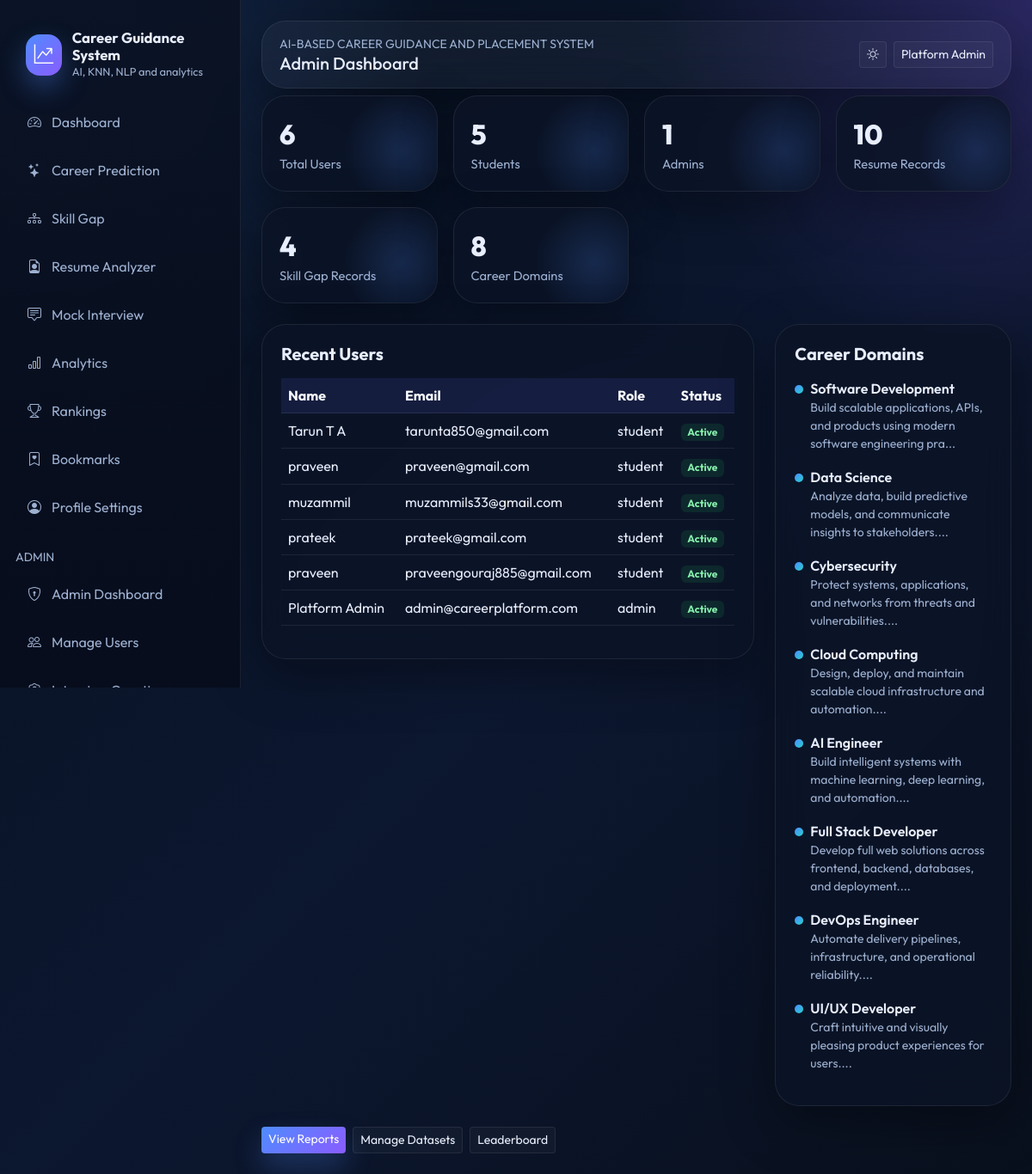
The page /admin/dashboard (signed in) on the database its author committed.
### models/db_models.py (models this page shows, shortened)
class TimestampMixin:
    created_at = db.Column(db.DateTime, default=datetime.utcnow, nullable=False)
    updated_at = db.Column(db.DateTime, default=datetime.utcnow, onupdate=datetime.utcnow, nullable=False)

class User(UserMixin, TimestampMixin, db.Model):
    __tablename__ = "users"
    id = db.Column(db.Integer, primary_key=True)
    full_name = db.Column(db.String(120), nullable=False)
    email = db.Column(db.String(150), unique=True, nullable=False, index=True)
    password_hash = db.Column(db.String(255), nullable=False)
    role = db.Column(db.String(20), default="student", nullable=False)
    college = db.Column(db.String(150))
    course = db.Column(db.String(120))
    year = db.Column(db.String(20))
    bio = db.Column(db.Text)
    photo = db.Column(db.String(255), default="default-avatar.svg")
    skills_json = db.Column(db.Text)
    is_active = db.Column(db.Boolean, default=True, nullable=False)
    last_login = db.Column(db.DateTime)
    career_predictions = db.relationship("CareerPrediction", backref="user", lazy=True, cascade="all, delete-orphan")
    resumes = db.relationship("Resume", backref="user", lazy=True, cascade="all, delete-orphan")
    interviews = db.relationship("InterviewResult", backref="user", lazy=True, cascade="all, delete-orphan")
    gaps = db.relationship("SkillGapAnalysis", backref="user", lazy=True, cascade="all, delete-orphan")
    bookmarks = db.relationship("CareerBookmark", backref="user", lazy=True, cascade="all, delete-orphan")

class CareerDomain(TimestampMixin, db.Model):
    __tablename__ = "career_domains"
    id = db.Column(db.Integer, primary_key=True)
    name = db.Column(db.String(120), unique=True, nullable=False)
    description = db.Column(db.Text, nullable=False)
    required_skills_json = db.Column(db.Text, nullable=False)
    courses_json = db.Column(db.Text, nullable=False)
    roadmap_json = db.Column(db.Text, nullable=False)

### routes/admin.py (the view)
@admin_bp.route("/dashboard")
@admin_required
def dashboard():
    users = User.query.count()
    students = User.query.filter_by(role="student").count()
    admins = User.query.filter_by(role="admin").count()
    predictions = CareerPrediction.query.count()
    resumes = Resume.query.count()
    interviews = InterviewResult.query.count()
    recent_users = User.query.order_by(User.created_at.desc()).limit(6).all()
    domains = CareerDomain.query.all()
    return render_template(
        "admin/dashboard.html",
        metrics={
            "users": users,
            "students": students,
            "admins": admins,
            "predictions": predictions,
            "resumes": resumes,
            "interviews": interviews,
            "domains": len(domains),
        },
        recent_users=recent_users,
        domains=domains,
    )

### app.py (called while the page is built)
@login_manager.user_loader
def load_user(user_id):
    return User.query.get(int(user_id))

### routes/admin.py (called while the page is built)
def admin_required(view_function):
    @wraps(view_function)
    @login_required
    def wrapper(*args, **kwargs):
        if current_user.role != "admin":
            flash("Administrator access required.", "danger")
            return redirect(url_for("student.dashboard"))
        return view_function(*args, **kwargs)
    return wrapper

### templates/admin/dashboard.html (shortened to what this page needs)
{% extends "base.html" %}
{% block page_title %}Admin Dashboard{% endblock %}
{% block content %}
<div class="container-fluid px-0">
  <div class="stats-grid mb-4">
    <div class="stat-card"><div class="stat-value">{{ metrics.users }}</div><div class="stat-label">Total Users</div></div>
    <div class="stat-card"><div class="stat-value">{{ metrics.students }}</div><div class="stat-label">Students</div></div>
    <div class="stat-card"><div class="stat-value">{{ metrics.admins }}</div><div class="stat-label">Admins</div></div>
    <div class="stat-card"><div class="stat-value">{{ metrics.resumes }}</div><div class="stat-label">Resume Records</div></div>
    <div class="stat-card"><div class="stat-value">{{ metrics.interviews }}</div><div class="stat-label">Skill Gap Records</div></div>
    <div class="stat-card"><div class="stat-value">{{ metrics.domains }}</div><div class="stat-label">Career Domains</div></div>
  </div>
  <div class="row g-4">
    <div class="col-lg-8"><div class="glass-card"><h5 class="fw-bold mb-3">Recent Users</h5><div class="table-responsive"><table class="table align-middle"><thead><tr><th>Name</th><th>Email</th><th>Role</th><th>Status</th></tr></thead><tbody>{% for user in recent_users %}<tr><td>{{ user.full_name }}</td><td>{{ user.email }}</td><td>{{ user.role }}</td><td>{% if user.is_active %}<span class="badge badge-success-soft">Active</span>{% else %}<span class="badge badge-danger-soft">Inactive</span>{% endif %}</td></tr>{% else %}<tr><td colspan="4" class="text-muted">No users found.</td></tr>{% endfor %}</tbody></table></div></div></div>
    <div class="col-lg-4"><div class="glass-card"><h5 class="fw-bold mb-3">Career Domains</h5>{% for domain in domains %}<div class="timeline-item"><div class="fw-semibold">{{ domain.name }}</div><div class="small text-muted">{{ domain.description[:85] }}...</div></div>{% else %}<p class="text-muted">No domains available.</p>{% endfor %}</div></div>
  </div>
  <div class="d-flex flex-wrap gap-2 mt-4">
    <a class="btn btn-primary-gradient btn-sm" href="{{ url_for('admin.reports') }}">View Reports</a>
    <a class="btn btn-outline-soft btn-sm" href="{{ url_for('admin.datasets') }}">Manage Datasets</a>
    <a class="btn btn-outline-soft btn-sm" href="{{ url_for('student.rankings') }}">Leaderboard</a>
  </div>
</div>
{% endblock %}

### templates/base.html (shortened to what this page needs)
<!doctype html>
<html lang="en">
<head>
  <link href="https://cdn.jsdelivr.net/npm/bootstrap@5.3.3/dist/css/bootstrap.min.css" rel="stylesheet">
  <link href="https://cdn.jsdelivr.net/npm/bootstrap-icons@1.11.3/font/bootstrap-icons.min.css" rel="stylesheet">
  <link rel="stylesheet" href="{{ url_for('static', filename='css/style.css') }}">
</head>
<body class="{% if current_user.is_authenticated %}app-shell{% else %}public-shell{% endif %}">
  {% if current_user.is_authenticated %}
  <aside class="sidebar d-none d-lg-block">
    <div class="brand">
      <div class="brand-mark"><i class="bi bi-graph-up-arrow"></i></div>
      <div>
        <div class="brand-title">Career Guidance System</div>
        <div class="brand-subtitle">AI, KNN, NLP and analytics</div>
      </div>
    </div>
    <div class="nav flex-column nav-pills">
      <a class="nav-link sidebar-link" href="{{ url_for('student.dashboard') }}"><i class="bi bi-speedometer2"></i>Dashboard</a>
      <a class="nav-link sidebar-link" href="{{ url_for('student.career_prediction') }}"><i class="bi bi-stars"></i>Career Prediction</a>
      <a class="nav-link sidebar-link" href="{{ url_for('student.skill_gap') }}"><i class="bi bi-diagram-3"></i>Skill Gap</a>
      <a class="nav-link sidebar-link" href="{{ url_for('student.resume_analyzer') }}"><i class="bi bi-file-earmark-person"></i>Resume Analyzer</a>
      <a class="nav-link sidebar-link" href="{{ url_for('student.mock_interview') }}"><i class="bi bi-chat-square-text"></i>Mock Interview</a>
      <a class="nav-link sidebar-link" href="{{ url_for('student.analytics') }}"><i class="bi bi-bar-chart"></i>Analytics</a>
      <a class="nav-link sidebar-link" href="{{ url_for('student.rankings') }}"><i class="bi bi-trophy"></i>Rankings</a>
      <a class="nav-link sidebar-link" href="{{ url_for('student.bookmarks') }}"><i class="bi bi-bookmark-heart"></i>Bookmarks</a>
      <a class="nav-link sidebar-link" href="{{ url_for('auth.profile') }}"><i class="bi bi-person-circle"></i>Profile Settings</a>
      {% if current_user.role == 'admin' %}
      <div class="mt-3 mb-2 small text-uppercase text-muted">Admin</div>
      <a class="nav-link sidebar-link" href="{{ url_for('admin.dashboard') }}"><i class="bi bi-shield-lock"></i>Admin Dashboard</a>
      <a class="nav-link sidebar-link" href="{{ url_for('admin.users') }}"><i class="bi bi-people"></i>Manage Users</a>
      <a class="nav-link sidebar-link" href="{{ url_for('admin.questions') }}"><i class="bi bi-patch-question"></i>Interview Questions</a>
      {% endif %}
    </div>
  </aside>
  {% endif %}
  <main class="main-content">
    <div class="topbar mb-4 d-flex flex-wrap align-items-center justify-content-between gap-3">
      <div>
        <div class="small text-uppercase text-muted">AI-Based Career Guidance and Placement System</div>
        <h5 class="mb-0">{% block page_title %}Dashboard{% endblock %}</h5>
      </div>
      <div class="d-flex align-items-center gap-2">
        <button class="btn btn-outline-soft btn-sm" type="button" data-theme-toggle></button>
        {% if current_user.is_authenticated %}
        <a href="{{ url_for('auth.profile') }}" class="btn btn-outline-soft btn-sm">{{ current_user.full_name }}</a>
        {% else %}
        <a href="{{ url_for('auth.login') }}" class="btn btn-outline-soft btn-sm">Login</a>
        <a href="{{ url_for('auth.register') }}" class="btn btn-primary-gradient btn-sm">Register</a>
        {% endif %}
      </div>
    </div>
    <div class="toast-container position-fixed top-0 end-0 p-3">
    </div>
    {% block content %}{% endblock %}
  </main>
</body>
</html>

### rows shown on the page
User: full_name "Platform Admin", email "admin@careerplatform.com", role "admin", is_active "Active"
User: full_name "Tarun T A", email "tarunta850@gmail.com", role "student", is_active "Active"
User: full_name "praveen", email "praveen@gmail.com", role "student", is_active "Active"
User: full_name "muzammil", email "muzammils33@gmail.com", role "student", is_active "Active"
User: full_name "prateek", email "prateek@gmail.com", role "student", is_active "Active"
User: full_name "praveen", email "praveengouraj885@gmail.com", role "student", is_active "Active"
CareerDomain: name "Software Development", description "Build scalable applications, APIs, and products using modern software engineering pra"
CareerDomain: name "Data Science", description "Analyze data, build predictive models, and communicate insights to stakeholders."
CareerDomain: name "Cybersecurity", description "Protect systems, applications, and networks from threats and vulnerabilities."
CareerDomain: name "Cloud Computing", description "Design, deploy, and maintain scalable cloud infrastructure and automation."
CareerDomain: name "AI Engineer", description "Build intelligent systems with machine learning, deep learning, and automation."
CareerDomain: name "Full Stack Developer", description "Develop full web solutions across frontend, backend, databases, and deployment."
CareerDomain: name "DevOps Engineer", description "Automate delivery pipelines, infrastructure, and operational reliability."
CareerDomain: name "UI/UX Developer", description "Craft intuitive and visually pleasing product experiences for users."

### other values the page prints
{{ metrics.users }} "6"
{{ metrics.students }} "5"
{{ metrics.admins }} "1"
{{ metrics.resumes }} "10"
{{ metrics.interviews }} "4"
{{ metrics.domains }} "8"
